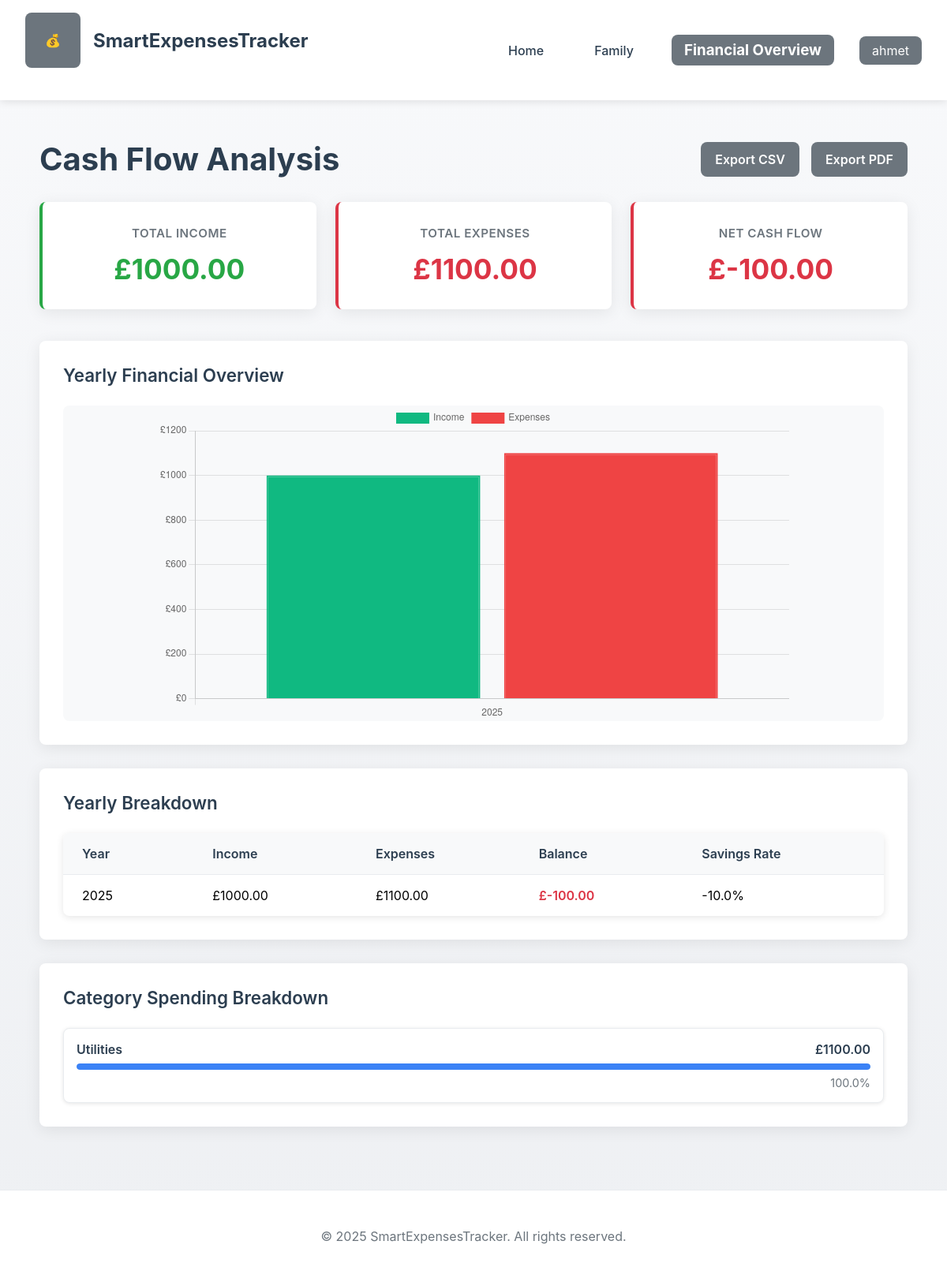
/cashflow (signed in), run on the app's committed database.
### app/models.py (models this page shows, shortened)
class User(db.Model, UserMixin):
    __tablename__ = 'users'
    user_id = db.Column(db.Integer, primary_key=True, autoincrement=True)
    user_name = db.Column(db.String(255), nullable=False)
    password_hash = db.Column(db.String(255), nullable=False)
    email = db.Column(db.String(255), unique=True, nullable=False)
    created_at = db.Column(db.DateTime, nullable=False, server_default=func.now())
    is_admin = db.Column(db.Boolean, nullable=False, default=False)
    members = db.relationship('Member', backref='user', cascade='all, delete-orphan')
    transactions = db.relationship('Transaction', backref='user', cascade='all, delete-orphan')
    categories = db.relationship('Category', backref='user', cascade='all, delete-orphan')
    budgets = db.relationship('Budget', backref='user', cascade='all, delete-orphan')

class Category(db.Model):
    __tablename__ = 'categories'
    category_id = db.Column(db.Integer, primary_key=True, autoincrement=True)
    category_name = db.Column(db.Enum('Transport', 'Utilities', 'Entertainment', 'Food', 'Healthcare', 'Shopping', 'Other', name='category_enum'), nullable=False)
    user_id = db.Column(db.Integer, db.ForeignKey('users.user_id', ondelete='CASCADE'), nullable=True) # to distinguish user category vs system category
    transactions = db.relationship('Transaction', backref='category', passive_deletes=True)

### app/main/routes.py (the view, shortened to what this page needs)
@main_bp.route('/cashflow')
@login_required
def cash_flow():
    try:
        cash_flow_data = CashFlowService.get_cash_flow_summary(current_user.user_id)
        category_report = ReportingService.get_category_report(current_user.user_id)
        available_years = db.session.query(
            db.func.extract('year', Transaction.transaction_date)
        ).filter(
            Transaction.user_id == current_user.user_id
        ).distinct().order_by(
            db.func.extract('year', Transaction.transaction_date).asc()
        ).all()
        available_years = [int(year[0]) for year in available_years]
        yearly_data = []
        if available_years:
            for year in available_years:
                yearly_income = 0
                yearly_expenses = 0
                for month in range(1, 13):
                    try:
                        monthly_data = SimpleAnalyticsService.get_monthly_totals(current_user.user_id, year, month)
                        yearly_income += monthly_data['income']
                        yearly_expenses += monthly_data['expenses']
                    except Exception as e:
                        print(f"Error getting monthly data for {year}-{month}: {e}")
                        continue
                if yearly_income > 0 or yearly_expenses > 0:
                    yearly_data.append({
                        'year': year,
                        'income': yearly_income,
                        'expenses': yearly_expenses,
                        'balance': yearly_income - yearly_expenses
                    })
        return render_template('cashflow.html',
                             cash_flow_data=cash_flow_data,
                             category_report=category_report,
                             yearly_data=yearly_data)
    except Exception as e:
        print(f"Cashflow error: {e}")
        current_year = datetime.now().year
        empty_data = {
            'summary': {
                'total_income': 0,
                'total_income_formatted': '£0.00',
                'total_expenses': 0,
                'total_expenses_formatted': '£0.00',
                'net_cash_flow': 0,
                'net_cash_flow_formatted': '£0.00',
                'cash_flow_positive': True
            },
            'current_month': {
                'income': 0,
                'expenses': 0,
                'balance': 0,
                'income_formatted': '£0.00',
                'expenses_formatted': '£0.00',
                'balance_formatted': '£0.00'
            }
        }
        empty_categories = {
            'categories': [],
            'total_expenses': 0,
                'total_expenses_formatted': '£0.00'
        }
        empty_yearly = [{
            'year': current_year,
            'income': 0,
            'expenses': 0,
            'balance': 0
        }]
        return render_template('cashflow.html',
                             cash_flow_data=empty_data,
                             category_report=empty_categories,
                             yearly_data=empty_yearly)

### app/__init__.py (called while the page is built)
def create_app():
    app = Flask(__name__)
    app.config['SECRET_KEY'] = 'your-secret-key-here'
    app.config['SQLALCHEMY_DATABASE_URI'] = 'sqlite:///expenses.db'
    app.config['SQLALCHEMY_TRACK_MODIFICATIONS'] = False
    db.init_app(app)
    login_manager.init_app(app)
    migrate.init_app(app, db)
    from app.admin import init_admin
    init_admin(app, db)
    @login_manager.user_loader
    def load_user(user_id):
        return User.query.get(int(user_id))
    from app.auth.routes import auth_bp
    from app.main.routes import main_bp
    from app.transactions.routes import transactions_bp
    app.register_blueprint(auth_bp)
    app.register_blueprint(main_bp)
    app.register_blueprint(transactions_bp, url_prefix='/transactions')
    @app.context_processor
    def utility_processor():
        return dict(now=datetime.now)
    return app

### app/services.py (called while the page is built)
    @staticmethod
    def get_total_income(user_id):
        total = db.session.query(db.func.sum(Transaction.amount)).filter(
            Transaction.user_id == user_id,
            Transaction.transaction_type == 'income'
        ).scalar() or 0
        return float(total)

    @staticmethod
    def get_total_expenses(user_id):
        total = db.session.query(db.func.sum(Transaction.amount)).filter(
            Transaction.user_id == user_id,
            Transaction.transaction_type == 'expense'
        ).scalar() or 0
        return float(total)

    @staticmethod
    def get_spending_by_category(user_id):
        transactions = Transaction.query.filter_by(
            user_id=user_id,
            transaction_type='expense'
        ).all()
        category_totals = {}
        for transaction in transactions:
            category_name = transaction.category.category_name if transaction.category else 'Other'
            if category_name in category_totals:
                category_totals[category_name] += float(transaction.amount)
            else:
                category_totals[category_name] = float(transaction.amount)
        return category_totals

    @staticmethod
    def format_currency(amount):
        return f"£{float(amount):.2f}"

    @staticmethod
    def calculate_percentage(part, total):
        if total == 0:
            return 0
        return (part / total) * 100

### app/templates/cashflow.html (shortened to what this page needs)
{% extends "base.html" %}  {% block head %}
<link
  rel="stylesheet"
  href="{{ url_for('static', filename='css/cashflow.css') }}"
/>
{% endblock %} {% block content %}
<div class="cashflow-container">
  <div class="cashflow-header">
    <h1>Cash Flow Analysis</h1>
    <div class="export-buttons">
      <a href="{{ url_for('transactions.export_csv') }}" class="btn secondary"
        >Export CSV</a
      >
      <a href="{{ url_for('transactions.export_pdf') }}" class="btn secondary"
        >Export PDF</a
      >
    </div>
  </div>
  <div class="summary-grid">
    <div class="summary-card positive">
      <h3>Total Income</h3>
      <h2>{{ cash_flow_data.summary.total_income_formatted }}</h2>
    </div>
    <div class="summary-card negative">
      <h3>Total Expenses</h3>
      <h2>{{ cash_flow_data.summary.total_expenses_formatted }}</h2>
    </div>
    <div
      class="summary-card {% if cash_flow_data.summary.net_cash_flow >= 0 %}positive{% else %}negative{% endif %}"
    >
      <h3>Net Cash Flow</h3>
      <h2>{{ cash_flow_data.summary.net_cash_flow_formatted }}</h2>
    </div>
  </div>
  <div class="chart-section">
    <h3>Yearly Financial Overview</h3>
    <div class="chart-container">
      <canvas id="yearlyChart" width="400" height="200"></canvas>
    </div>
  </div>
  <div class="data-section">
    <h3>Yearly Breakdown</h3>
    <div class="data-table">
      <div class="table-header">
        <span>Year</span>
        <span>Income</span>
        <span>Expenses</span>
        <span>Balance</span>
        <span>Savings Rate</span>
      </div>
      {% for year_data in yearly_data %}
      <div class="table-row">
        <span class="year">{{ year_data.year }}</span>
        <span class="income">£{{ "%.2f"|format(year_data.income) }}</span>
        <span class="expense">£{{ "%.2f"|format(year_data.expenses) }}</span>
        <span
          class="balance {% if year_data.balance >= 0 %}positive{% else %}negative{% endif %}"
        >
          £{{ "%.2f"|format(year_data.balance) }}
        </span>
        <span class="savings-rate">
          {% if year_data.income > 0 %} {{ "%.1f"|format((year_data.balance /
          year_data.income) * 100) }}% {% else %} 0% {% endif %}
        </span>
      </div>
      {% endfor %}
    </div>
  </div>
  <div class="category-section">
    <h3>Category Spending Breakdown</h3>
    <div class="category-grid">
      {% for category in category_report.categories %}
      <div class="category-item">
        <div class="category-header">
          <span class="category-name">{{ category.category_name }}</span>
          <span class="category-amount">{{ category.amount_formatted }}</span>
        </div>
        <div class="progress-bar">
          <div
            class="progress-fill"
            style="width: {{ category.percentage }}%"
          ></div>
        </div>
        <div class="category-percentage">
          {{ "%.1f"|format(category.percentage) }}%
        </div>
      </div>
      {% endfor %}
    </div>
  </div>
</div>
<script>
  document.addEventListener('DOMContentLoaded', function() {
      // Yearly Chart
      const yearlyCtx = document.getElementById('yearlyChart').getContext('2d');
      const yearlyData = {
          labels: [{% for year in yearly_data %}'{{ year.year }}'{% if not loop.last %},{% endif %}{% endfor %}],
          datasets: [
              {
                  label: 'Income',
                  data: [{% for year in yearly_data %}{{ year.income }}{% if not loop.last %},{% endif %}{% endfor %}],
                  backgroundColor: '#10B981',
                  borderColor: '#10B981',
                  borderWidth: 2
              },
              {
                  label: 'Expenses',
                  data: [{% for year in yearly_data %}{{ year.expenses }}{% if not loop.last %},{% endif %}{% endfor %}],
                  backgroundColor: '#EF4444',
                  borderColor: '#EF4444',
                  borderWidth: 2
              }
          ]
      };
      new Chart(yearlyCtx, {
          type: 'bar',
          data: yearlyData,
          options: {
              responsive: true,
              scales: {
                  y: {
                      beginAtZero: true,
                      ticks: {
                          callback: function(value) {
                              return '£' + value;
                          }
                      }
                  }
              }
          }
      });
  });
</script>
{% endblock %}

### app/templates/base.html (shortened to what this page needs)
<!DOCTYPE html>
<html lang="en">
  <head>
    <link
      rel="stylesheet"
      href="{{ url_for('static', filename='css/style.css') }}"
    />
    {% block head %}{% endblock %}
  </head>
  <body>
    <nav class="navbar">
      <div class="nav-container">
        <div class="brand">
          <div class="logo">💰</div>
          <h1>
            <a
              href="{{ url_for('main.index') }}"
              style="text-decoration: none; color: inherit"
              >SmartExpensesTracker</a
            >
          </h1>
        </div>
        <div class="nav-links">
          {% if current_user.is_authenticated %}
          <a href="{{ url_for('main.dashboard') }}" class="nav-link">Home</a>
          <a href="{{ url_for('main.family_management') }}" class="nav-link">Family</a>
          <div class="user-menu">
            <h3 class="user-name">Financial Overview</h3>
          </div>
          <div class="user-menu">
            <span class="user-name">{{ current_user.user_name }}</span>
          </div>
          {% else %}
          <a href="{{ url_for('main.index') }}" class="nav-link">Home</a>
          <a href="{{ url_for('main.about') }}" class="nav-link">About Us</a>
          {% endif %}
        </div>
      </div>
    </nav>
    <main class="wrapper">{% block content %}{% endblock %}</main>
    <footer class="footer">
      <div class="footer-content">
        <p>&copy; 2025 SmartExpensesTracker. All rights reserved.</p>
      </div>
    </footer>
  </body>
</html>

### app/static/css/style.css (style rules this page uses)
:root { --breakpoint-mobile: 480px; --breakpoint-tablet: 768px; --breakpoint-desktop: 1024px; --breakpoint-large: 1200px; --accent: #6c757d; --accent-dark: #545b62; --text: #2c3e50; --muted: #6c757d; --bg-light: #f8f9fa; --white: #fff; --success: #28a745; --danger: #dc3545; --warning: #ffc107; --primary: #3498db; --secondary: #6c757d; --info: #17a2b8; --border: #e9ecef; --radius: 8px; --transition: 0.25s ease; --font-family: "Inter", "Segoe UI", -apple-system, sans-serif; --border-radius-sm: 4px; }
body { background: linear-gradient(180deg, #f8f9fb 0%, #eef0f3 100%); min-height: 100vh; margin: 0; display: flex; flex-direction: column; font-family: var(--font-family); }
.navbar { background: var(--white); box-shadow: 0 2px 10px rgba(0,0,0,0.1); padding: 1rem 0; }
.nav-container { max-width: 1200px; margin: 0 auto; padding: 0 2rem; display: flex; justify-content: space-between; align-items: center; }
.navbar .brand { display: flex; align-items: center; gap: 16px; }
.navbar .brand h1 { margin: 0; font-size: 24px; color: var(--text); }
.navbar .brand a { text-decoration: none; color: inherit; }
.nav-links { display: flex; align-items: center; gap: 2rem; }
.nav-link { text-decoration: none; color: var(--text); font-weight: 500; padding: 0.5rem 1rem; border-radius: var(--radius); transition: var(--transition); }
.user-menu { position: relative; display: inline-block; }
.user-name { padding: 0.5rem 1rem; background: var(--accent); color: var(--white); border-radius: var(--radius); cursor: pointer; }
.wrapper { max-width: 1200px; width: 100%; padding: 30px; margin: 0 auto; flex: 1; box-sizing: border-box; }
.chart-container { position: relative; height: 300px; }
.progress-bar { flex: 1; height: 8px; background: var(--bg-light); border-radius: 4px; overflow: hidden; }
.progress-fill { height: 100%; transition: width 0.3s ease; }
.brand { display: flex; align-items: center; gap: 16px; margin-bottom: 25px; justify-content: center; }
.logo { width: 70px; height: 70px; border-radius: var(--radius); background: var(--accent); display: flex; align-items: center; justify-content: center; }
.brand h1 { font-size: 36px; color: var(--text); margin: 0; }
.btn { border: none; cursor: pointer; border-radius: 8px; font-size: 16px; padding: 12px 18px; transition: var(--transition); font-family: inherit; font-weight: 600; text-decoration: none; display: inline-block; text-align: center; }
.btn.secondary { background: var(--secondary); color: var(--white); }
.footer { background: var(--white); padding: 2rem 0; margin-top: auto; border-top: 1px solid var(--border); }
.footer-content { max-width: 1200px; margin: 0 auto; padding: 0 2rem; text-align: center; color: var(--muted); }
canvas { max-width: 100% !important; height: auto !important; }
.chart-container { position: relative; height: 350px; width: 100%; overflow: hidden; }
.chart-container canvas { width: 100% !important; height: 100% !important; object-fit: contain; }

### data on the page
User: user_name "ahmet"
Category: category_name "Utilities", amount_formatted "£1100.00", percentage "100.0"

### other printed values
{{ cash_flow_data.summary.total_income_formatted }} "£1000.00"
{{ cash_flow_data.summary.total_expenses_formatted }} "£1100.00"
{{ cash_flow_data.summary.net_cash_flow_formatted }} "£-100.00"
{{ year_data.year }} "2025"
{{ "%.2f"|format(year_data.income) }} "1000.00"
{{ "%.2f"|format(year_data.expenses) }} "1100.00"
{{ "%.2f"|format(year_data.balance) }} "-100.00"
{{ "%.1f"|format((year_data.balance /
          year_data.income) * 100) }} "-10.0"
chart data {{ year.year }} 2025
chart data {{ year.income }} 1000.0
chart data {{ year.expenses }} 1100.0
